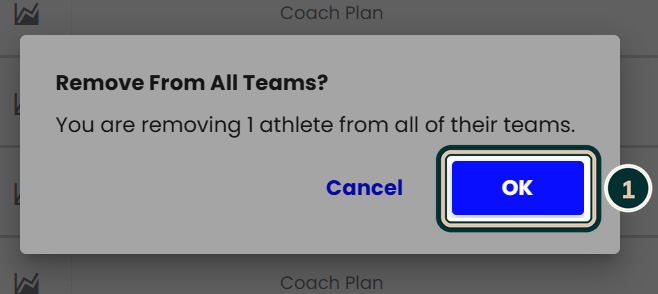
#> input picture onboarding/trainheroic-remove-athlete/img/07-confirm-ok.png, 658 x 294 px, given in place of 01-homepage.webp, which was not available
$ python annotate.py
#> lines starting #> are read from the running program, lines starting #| are printed output that depends on the picture; pictures that were not available may be replaced by others from this repository, and a replacement may not be noted
"""Mark up the raw TrainHeroic screenshots for the "remove an athlete" guide.

Draws TAC-branded highlight rings, numbered badges and arrows, dims everything
outside the highlights, and blurs athlete names and emails that are not the
demo account. Reads raw/, writes img/.

    python3 annotate.py
"""
import math
from pathlib import Path

from PIL import Image, ImageDraw, ImageFilter, ImageFont

HERE = Path(__file__).parent
RAW, OUT = HERE / "raw", HERE / "img"
FONT = HERE / "assets" / "Mulish-ExtraBold.ttf"

PINE = (0, 48, 48)
SAND = (222, 197, 174)
SAND_DK = (197, 166, 131)
CREAM = (245, 243, 235)
SS = 3  # supersample factor for smooth edges


def blur(img, box, radius=9):
    region = img.crop(box).filter(ImageFilter.GaussianBlur(radius))
    img.paste(region, box)


def pad(box, p):
    x0, y0, x1, y1 = box
    return (x0 - p, y0 - p, x1 + p, y1 + p)


def sc(v):
    return tuple(int(round(c * SS)) for c in v)


def ring(d, box, w, radius, gap=8):
    b = sc(pad(box, gap + w // 2))
    r = radius * SS
    d.rounded_rectangle(pad(b, (w // 2 + 2) * SS), r + (w // 2 + 2) * SS, outline=PINE + (255,), width=(w + 4) * SS)
    d.rounded_rectangle(b, r, outline=SAND + (255,), width=w * SS)
    d.rounded_rectangle(pad(b, -(w // 2 + 1) * SS), max(r - (w // 2 + 1) * SS, 0), outline=PINE + (255,), width=2 * SS)


def badge(d, centre, n, size):
    cx, cy = sc(centre)
    r = size * SS
    d.ellipse((cx - r - 4 * SS, cy - r - 4 * SS, cx + r + 4 * SS, cy + r + 4 * SS), fill=CREAM + (255,))
    d.ellipse((cx - r, cy - r, cx + r, cy + r), fill=PINE + (255,))
    font = ImageFont.truetype(str(FONT), int(r * 1.25))
    d.text((cx, cy + r * 0.04), str(n), font=font, fill=SAND + (255,), anchor="mm")


def arrow(d, start, end, w):
    (x0, y0), (x1, y1) = sc(start), sc(end)
    ang = math.atan2(y1 - y0, x1 - x0)
    head = w * 3.2 * SS
    bx, by = x1 - head * math.cos(ang), y1 - head * math.sin(ang)

    def tri(extra):
        h = head + extra
        px, py = x1 + extra * math.cos(ang), y1 + extra * math.sin(ang)
        qx, qy = px - h * math.cos(ang), py - h * math.sin(ang)
        spread = h * 0.62
        return [(px, py),
                (qx + spread * math.sin(ang), qy - spread * math.cos(ang)),
                (qx - spread * math.sin(ang), qy + spread * math.cos(ang))]

    d.line((x0, y0, bx, by), fill=PINE + (255,), width=(w + 6) * SS)
    d.polygon(tri(4 * SS), fill=PINE + (255,))
    d.line((x0, y0, bx, by), fill=SAND + (255,), width=w * SS)
    d.polygon(tri(0), fill=SAND + (255,))


def render(name, out, marks, blurs=(), dim=110, stroke=10, radius=14, badge_size=26, crop=None, pad_right=0):
#> called with name = '01-homepage.webp', out = '01-login-button.png', blurs = (), dim = 120, stroke = 10, radius = 14, badge_size = 26, crop = (560, 0, 2000, 560)
    img = Image.open(RAW / name).convert("RGB")
#> img is the input picture: PIL image 658x294 RGB; mean R, G, B 130.1, 131.1, 139.8
    for b in blurs:
        blur(img, b)
    if pad_right:  # room for a ring on an element that sits on the right edge
        W, H = img.size
        wide = Image.new("RGB", (W + pad_right, H))
        wide.paste(img, (0, 0))
        wide.paste(img.crop((W - 1, 0, W, H)).resize((pad_right, H)), (W, 0))
        img = wide

    W, H = img.size
#> W = 658; H = 294
    # Spotlight: dim everything, then cut the highlight areas back out.
    shade = Image.new("L", (W, H), dim)
#> shade: PIL image 658x294 L; every value is 120
    sd = ImageDraw.Draw(shade)
    for m in marks:
        if "box" in m:
            sd.rounded_rectangle(pad(m["box"], 8), radius, fill=0)
    img = Image.composite(Image.new("RGB", (W, H), (0, 0, 0)), img, shade)

    over = Image.new("RGBA", (W * SS, H * SS), (0, 0, 0, 0))
#> over: PIL image 1974x882 RGBA; every value is 0
    d = ImageDraw.Draw(over)
    for m in marks:
        if "arrow" in m:
            arrow(d, *m["arrow"], w=stroke + 2)
    for m in marks:
        if "box" in m:
            ring(d, m["box"], stroke, radius)
    for m in marks:
        if "badge" in m:
            badge(d, m["badge"], m["n"], badge_size)
    over = over.resize((W, H), Image.LANCZOS)
#> over: PIL image 658x294 RGBA; every value is 0
    img = img.convert("RGBA")
#> img: PIL image 658x294 RGBA
    img.alpha_composite(over)
    img = img.convert("RGB")
    if crop:
        img = img.crop(crop)
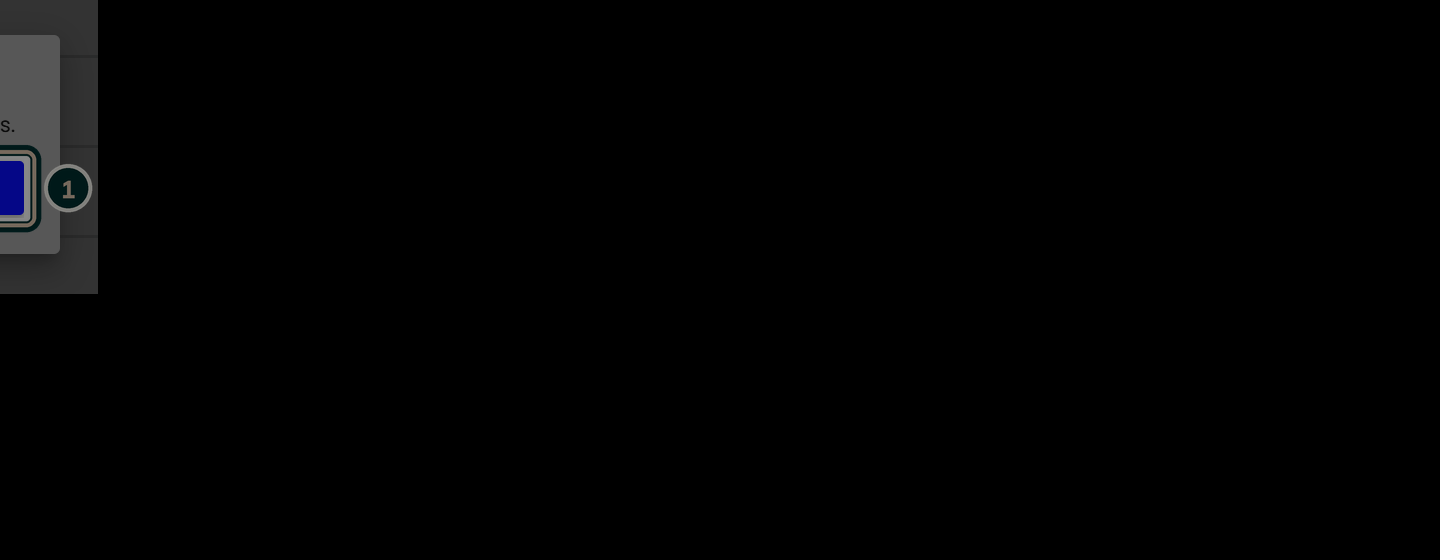
#> img: PIL image 1440x560 RGB; mean R, G, B 2.1, 2.2, 2.4
    img.save(OUT / out, "PNG", optimize=True)
    print("wrote", out, img.size)
#| wrote 01-login-button.png (1440, 560)


# Rows in the My Athletes list: (name/email x-range, row centre y). Sarah is the demo athlete and stays visible.
athlete_rows = [212, 354, 425, 496, 566, 637, 708, 778, 849, 920, 985]

render("01-homepage.webp", "01-login-button.png", [
    {"box": (1540, 30, 1698, 96), "badge": (1484, 63), "n": 1},
    {"arrow": ((1330, 250), (1520, 110))},
], dim=120, crop=(560, 0, 2000, 560))

render("02-login.png", "02-login-form.png", [
    {"box": (505, 242, 1252, 414), "badge": (448, 328), "n": 1},
    {"box": (510, 468, 1248, 535), "badge": (448, 501), "n": 2},
], dim=90, badge_size=28, crop=(360, 90, 1400, 620))
#> call 2 of render, with name = '02-login.png', out = '02-login-form.png', blurs = (), dim = 90, stroke = 10, radius = 14, badge_size = 28, crop = (360, 90, 1400, 620)
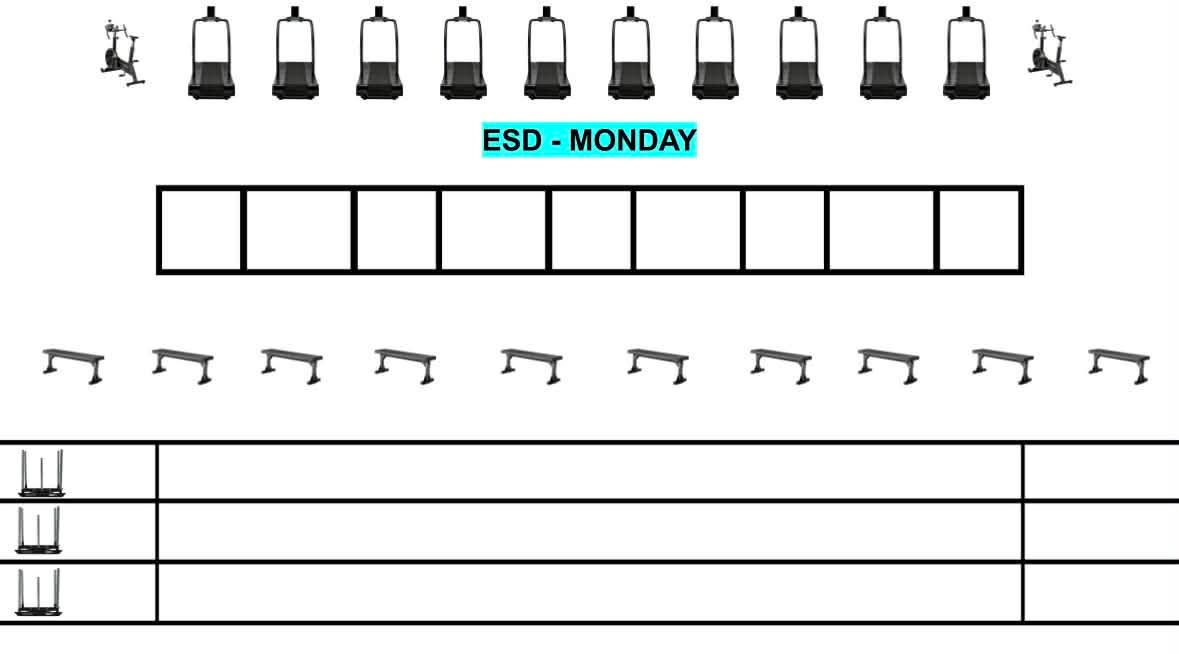
#> input picture Pictures/ESD Layout Picture.jpg, 1179 x 654 px, given in place of 02-login.png, which was not available
#> in render, img is the input picture: PIL image 1179x654 RGB; mean R, G, B 231.8, 233.3, 233.2
#> in render (call 2), `shade = Image.new("L", (W, H), dim)`: shade: PIL image 1179x654 L; every value is 90
#> in render (call 2), `over = Image.new("RGBA", (W * SS, H * SS), (0, 0, 0, 0))`: over: PIL image 3537x1962 RGBA; every value is 0
#> in render (call 2), `img = img.crop(crop)`:
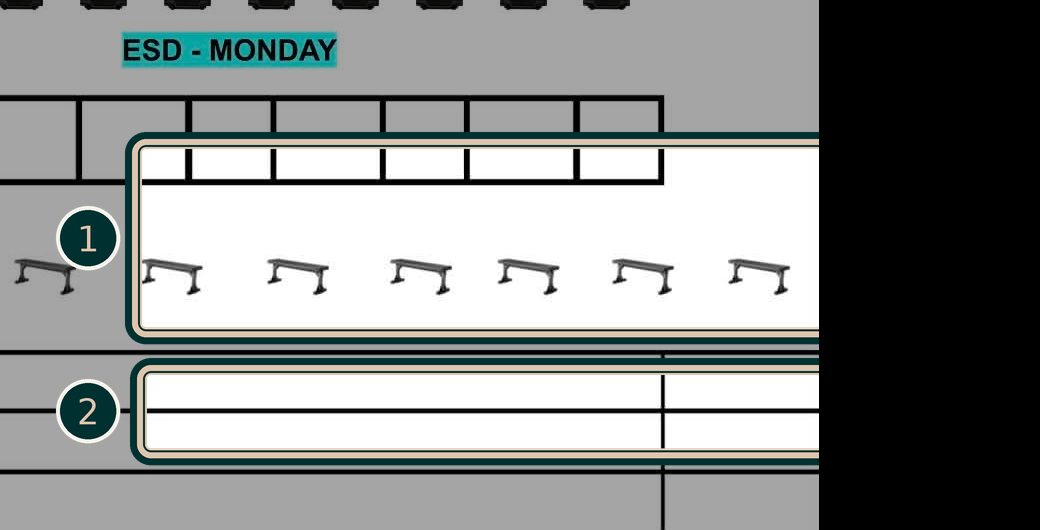
#> img: PIL image 1040x530 RGB; mean R, G, B 138.7, 141.6, 140.5
#| wrote 02-login-form.png (1040, 530)

render("03-coach-home.webp", "03-teams-menu.png", [
    {"box": (6, 234, 68, 286), "badge": (130, 260), "n": 1},
    {"arrow": ((340, 260), (172, 260))},
], blurs=[(186, 278, 310, 306), (186, 723, 310, 751), (186, 1168, 310, 1196)], dim=110, radius=10, crop=(0, 0, 1260, 620))
#> call 3 of render, with name = '03-coach-home.webp', out = '03-teams-menu.png', dim = 110, stroke = 10, radius = 10, badge_size = 26, crop = (0, 0, 1260, 620), pad_right = 0
#> in render (call 3), `shade = Image.new("L", (W, H), dim)`: shade: PIL image 1179x654 L; every value is 110
#> in render (call 3), `img = Image.composite(Image.new("RGB", (W, H), (0, 0, 0)), img, shade)`:
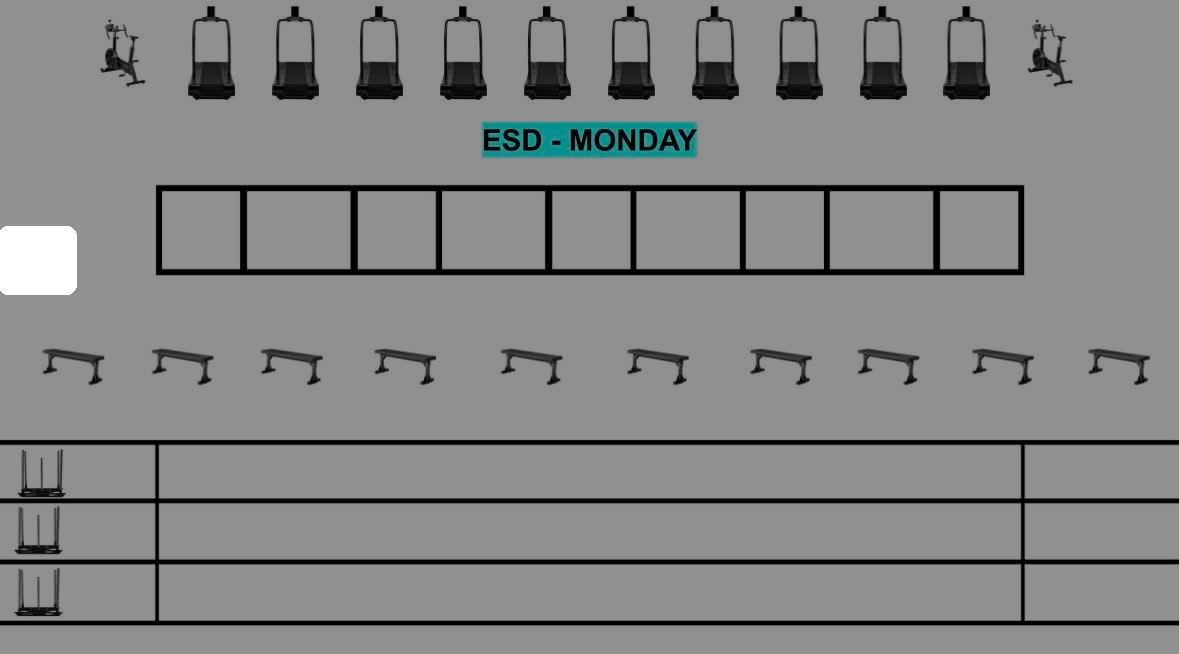
#> img: PIL image 1179x654 RGB; mean R, G, B 132.5, 133.4, 133.4
#> in render (call 3), `over = over.resize((W, H), Image.LANCZOS)`:
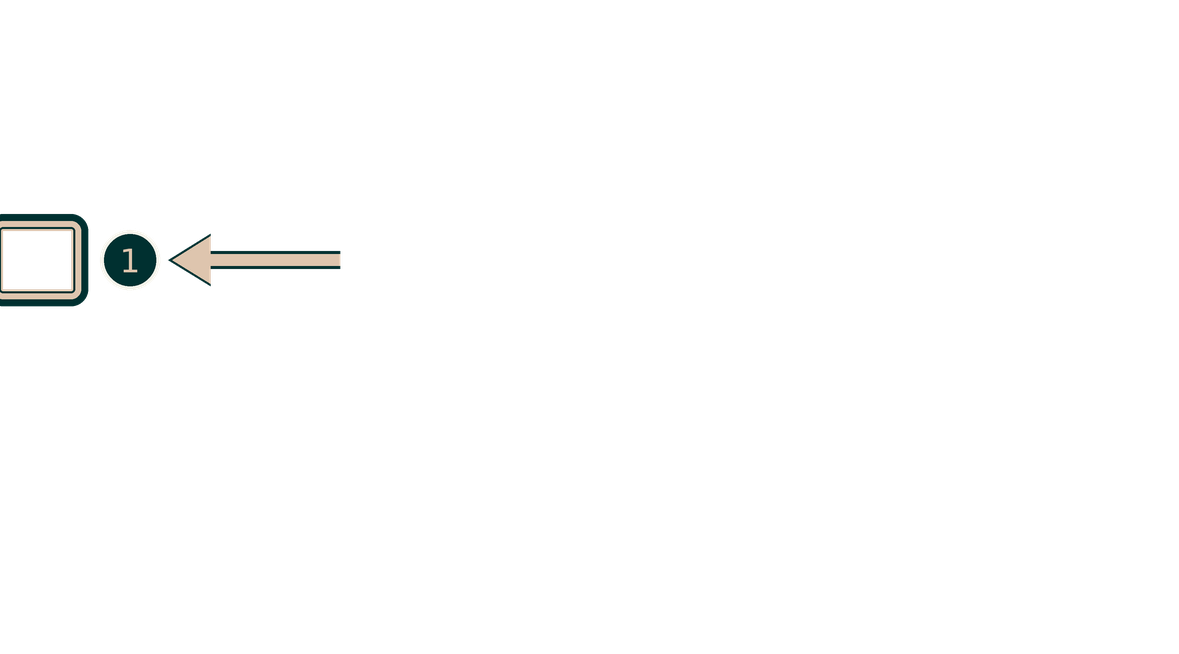
#> over: PIL image 1179x654 RGBA; mean R, G, B, A 1.8, 2, 1.8, 3.4; transparent parts drawn white
#> in render (call 3), `img = img.crop(crop)`:
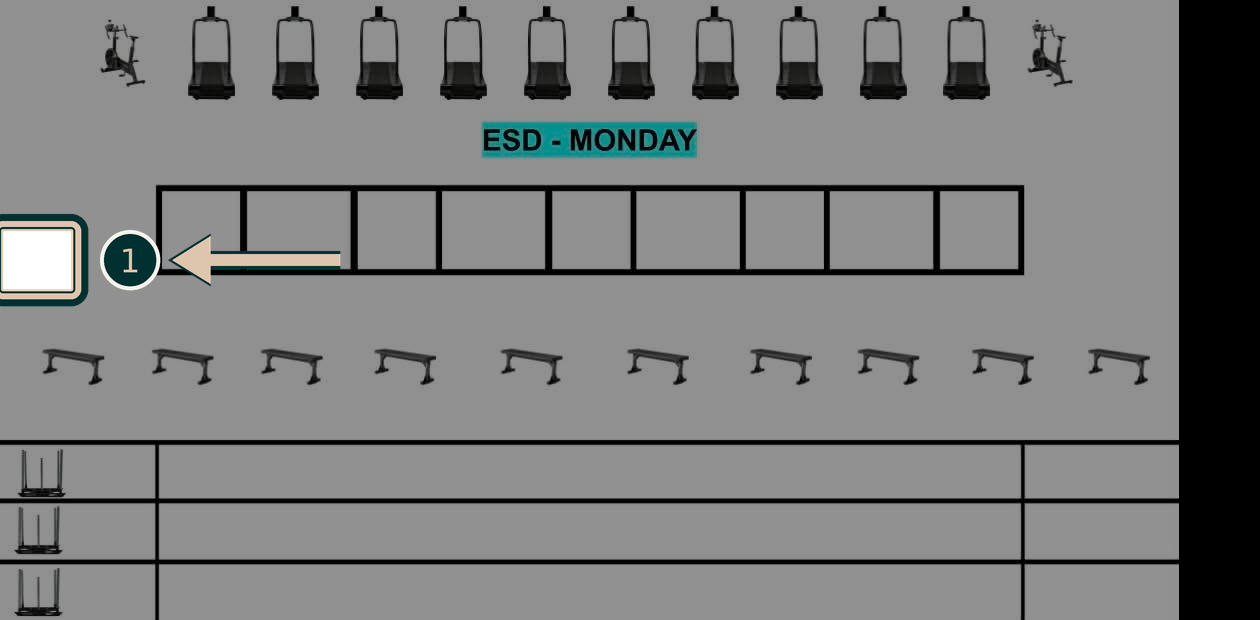
#> img: PIL image 1260x620 RGB; mean R, G, B 123.9, 124.9, 124.7
#| wrote 03-teams-menu.png (1260, 620)

render("04-my-teams.webp", "04-team-row-menu.png", [
    {"box": (1956, 208, 1996, 258), "badge": (1900, 320), "n": 1},
], dim=110, radius=10, pad_right=50, crop=(900, 80, 2050, 380))
#> (the run stopped early here; a loop or call above may not have finished)
